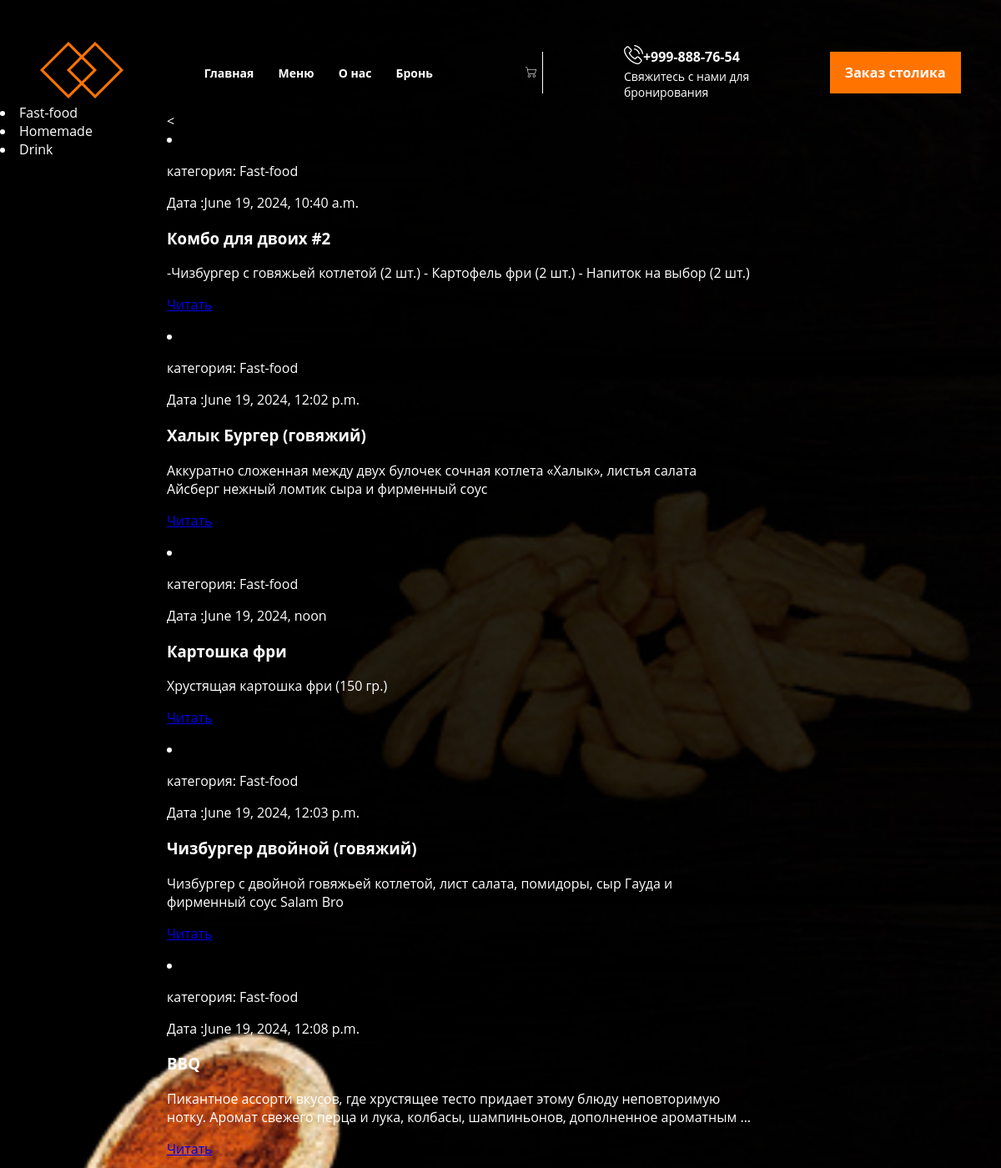
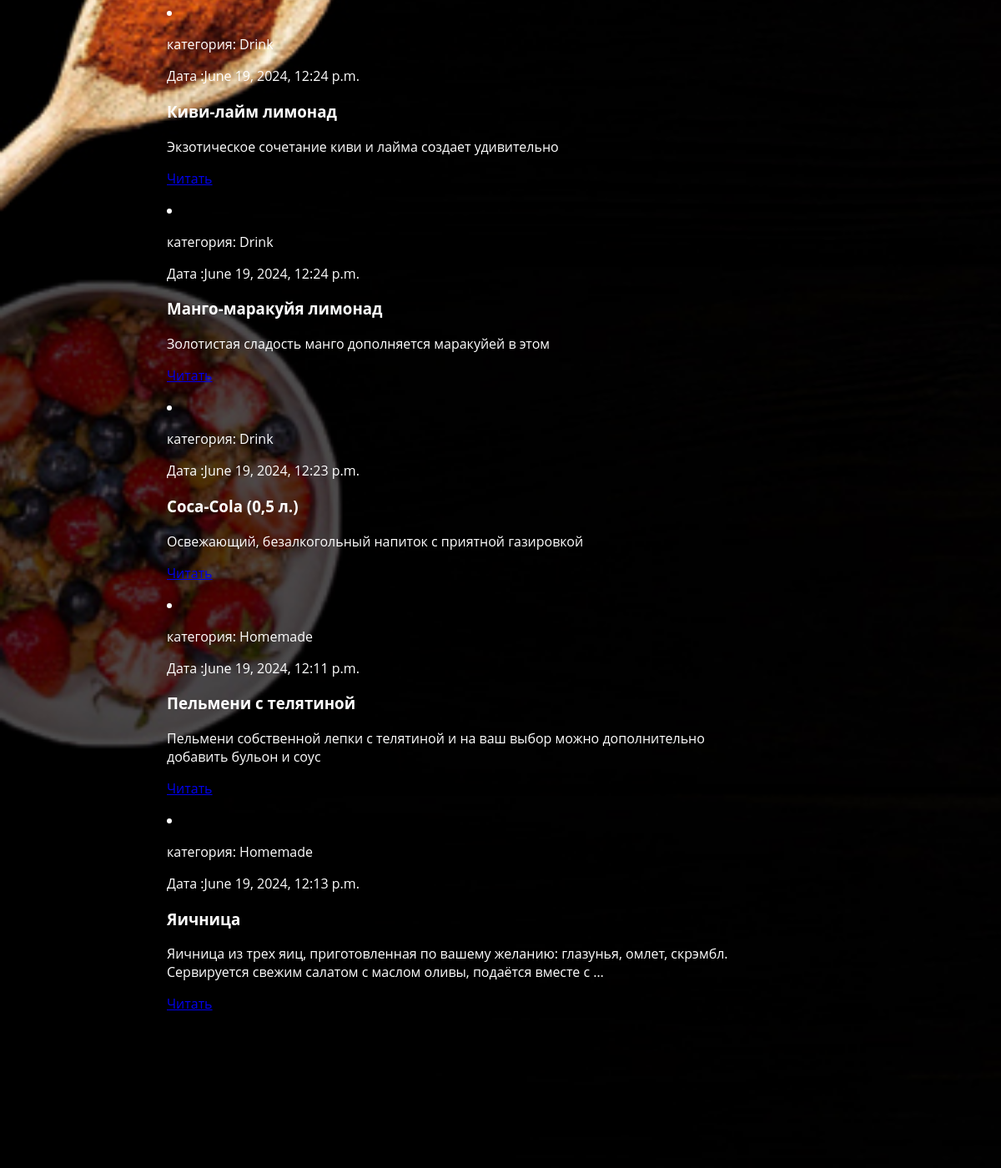
The app's page /menu/ with its own data (2 pictures, top to bottom).
### myapp/models.py (models this page shows, shortened)
class category(models.Model):
    name=models.CharField(max_length=255,db_index=True, verbose_name='Имя')
    slug=models.SlugField(max_length=255,db_index=True,unique=True,verbose_name="Ссылка")
    def __str__(self):
        return self.name
    def get_absolute_url(self):
            return reverse('category', kwargs={'category_id': self.pk})

class Posts(models.Model):
    title=models.CharField(max_length=255)
    content=models.CharField(max_length=500)
    price=models.CharField(max_length=500,null=True)
    is_publicated=models.BooleanField(blank=True, default=True)
    photo=models.ImageField(upload_to='photos/%Y/%m/%d')
    time_update = models.DateTimeField(auto_now=True)
    time_create = models.DateTimeField(auto_now_add=True)
    category = models.ForeignKey('category',on_delete=models.PROTECT, null=True)
    def get_absolute_url(self):
        return reverse('post', kwargs={'post_id': self.pk})

### myapp/views.py (the view)
# urls.py: path('menu/', view=menu,name='menu'),
def menu(request):
    all_posts=Posts.objects.all()
    all_category=category.objects.all()
    return render(request, 'menu.html',{'chab':chab, 'all_category':all_category,'all_posts':all_posts})

### myapp/templates/menu.html (shortened to what this page needs)
{% extends  'base2.html' %}
{% load static %}
{% block zzz %}
< {% for p in all_posts %}
<li><div class="article-panel">
<p class="first">категория: {{p.category}}</p>
<p class="last">Дата :{{p.time_update}}</p>
</div>
    <h3>{{ p.title }}</h3>
    <p>{{ p.content | linebreaks | truncatewords:20 }}</p>
    <p class="link-read-post"><a href="{{ p.get_absolute_url }}">Читать</a></p>
</li>
{% endfor %}
{% endblock zzz %}

### myapp/templates/base2.html (shortened to what this page needs)
{% load static %}
<!DOCTYPE html>
<html lang="en">
<head>
    <link rel="stylesheet" href="{% static 'css/base2.css' %}">
</head>
<body>
<div class="sa">
    <div class="container">
        <div class="header_line">
            <div class="header_logo">
                <img src="{% static 'css/logo.png' %}" alt="">
            </div>
            <div class="nav">
            {% for i in chab %}
                    <a class="nav-item" href="{% url i.url_name %}">{{ i.title }}</a>
            {% endfor %}
            </div>
            <div class="cart">
                <a href="#">
                    <img class="cart-img" src="{% static 'css/cart.png' %}" alt="">
                </a>
            </div>
            <div class="phone">
                <div class="font-holder">
                    <div class="phone-img">
                        <img src="{% static 'css/phone.png' %}" alt="">
                    </div>
                    <div class="number"><a class="num" href="#">+999-888-76-54</a></div>
                </div>
                <div class="phone-text">
                    Свяжитесь с нами для <br> бронирования
                </div>
            </div>
            <div class="btn">
                <a class="button" href="#">Заказ столика</a>
            </div>
        </div>
    </div>
    <div class="glav_category">
        <div class="header-category">
            <div class="category">
                {% for c in all_category %}
                <li><a class="cat" href="{{ c.get_absolute_url }}">{{c.name}}</a></li>
                {% endfor %}
            </div>
            <div class="post">
                {% block zzz %}
                {% endblock zzz %}
            </div>
        </div>
    </div>
</div>
</body>
</html>

### static/css/base2.css (style rules this page uses)
body { margin: 0; font-family: 'Open Sans', sans-serif; }
.header_line { padding-top: 50px; display: flex; align-items: center ; justify-content: space-around; }
.nav-item { color: white; text-decoration: none; font-weight: 700; font-size: 14px; margin-right: 25px; transition: color 0.4s linear; }
.cart { position: relative; border-right: 1px solid #fff; padding-right: 10px; height: 50px; }
.cart-img { position: absolute; top: 18px; right: 7px; }
.num { color: white; text-decoration: none; font-weight: 700; transition: color 0.4s linear; }
.phone-text { font-size: 14px; color: #fff; font-weight: 400; }
.font-holder { display: flex; align-items: center; }
.button { background-color: rgba(255, 116, 0, 1); color: #fff; text-decoration: none; padding: 14px 18px ; font-weight: 700; transition: background-color 0.4s linear; }
.category { width: 180px; height: 100px; text-decoration: none; color: #fff; }
.cat { text-decoration: none; color: #fff; transition: color 0.3s linear; }
.glav_category { position: relative; top: 1px; }
.post { position: absolute; left: 200px; top: 10px; width: 700px; color: #fff; }
.sa { background-image: url(hero.png); height: 350vh; background-repeat: no-repeat; background-size: cover; background-attachment: fixed; }

### records on screen
category: name "Fast-food"
category: name "Homemade"
category: name "Drink"
Posts: category "Fast-food", time_update "June 19, 2024, 10:40 a.m.", title "Комбо для двоих #2", content "-Чизбургер с говяжьей котлетой (2 шт.) - Картофель фри (2 шт.) - Напиток на выбор (2 шт.)"
Posts: category "Fast-food", time_update "June 19, 2024, 12:02 p.m.", title "Халык Бургер (говяжий)", content "Аккуратно сложенная между двух булочек сочная котлета «Халык», листья салата Айсберг нежный ломтик сыра и фирменный соус"
Posts: category "Fast-food", time_update "June 19, 2024, noon", title "Картошка фри", content "Хрустящая картошка фри (150 гр.)"
Posts: category "Fast-food", time_update "June 19, 2024, 12:03 p.m.", title "Чизбургер двойной (говяжий)", content "Чизбургер с двойной говяжьей котлетой, лист салата, помидоры, сыр Гауда и фирменный соус Salam Bro"
Posts: category "Fast-food", time_update "June 19, 2024, 12:08 p.m.", title "BBQ", content "Пикантное ассорти вкусов, где хрустящее тесто придает этому блюду неповторимую нотку. Аромат свежего перца и лука, колбасы, шампиньонов, дополненное ароматным …"
Posts: category "Drink", time_update "June 19, 2024, 12:24 p.m.", title "Киви-лайм лимонад", content "Экзотическое сочетание киви и лайма создает удивительно"
Posts: category "Drink", time_update "June 19, 2024, 12:24 p.m.", title "Манго-маракуйя лимонад", content "Золотистая сладость манго дополняется маракуйей в этом"
Posts: category "Drink", time_update "June 19, 2024, 12:23 p.m.", title "Coca-Cola (0,5 л.)", content "Освежающий, безалкогольный напиток с приятной газировкой"
Posts: category "Homemade", time_update "June 19, 2024, 12:11 p.m.", title "Пельмени с телятиной", content "Пельмени собственной лепки с телятиной и на ваш выбор можно дополнительно добавить бульон и соус"
Posts: category "Homemade", time_update "June 19, 2024, 12:13 p.m.", title "Яичница", content "Яичница из трех яиц, приготовленная по вашему желанию: глазунья, омлет, скрэмбл. Сервируется свежим салатом с маслом оливы, подаётся вместе с …"

### other values on screen
{{ i.title }} "Главная" "Меню" "О нас" "Бронь"
